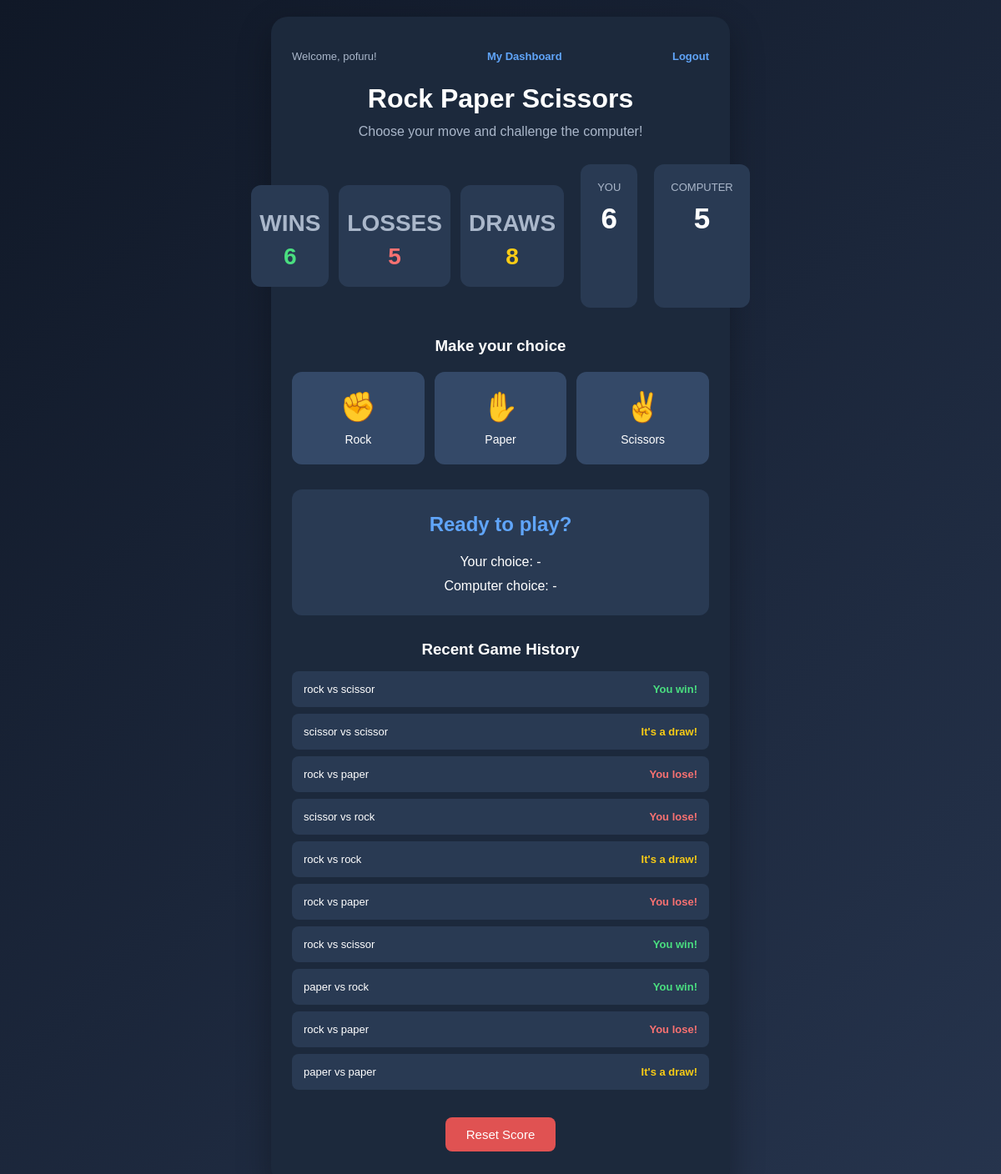
Screenshot of / (signed in) with the database file from the repository.
### app.py (models this page shows)
class Player(db.Model):
    id = db.Column(db.Integer, primary_key=True)
    nickname = db.Column(
        db.String(50),
        nullable=False,
        default="Guest"
    )
    email = db.Column(
        db.String(120),
        unique=True,
        nullable=True
    )
    password_hash = db.Column(
        db.String(255),
        nullable=True
    )
    wins = db.Column(db.Integer, default=0, nullable=False)
    losses = db.Column(db.Integer, default=0, nullable=False)
    draws = db.Column(db.Integer, default=0, nullable=False)
    games = db.relationship(
        "Game",
        backref="player",
        lazy=True,
        cascade="all, delete-orphan"
    )

class Game(db.Model):
    id = db.Column(db.Integer, primary_key=True)
    player_id = db.Column(
        db.Integer,
        db.ForeignKey("player.id"),
        nullable=False
    )
    player_choice = db.Column(db.String(20), nullable=False)
    computer_choice = db.Column(db.String(20), nullable=False)
    outcome = db.Column(db.String(10), nullable=False)
    played_at = db.Column(
        db.DateTime,
        default=datetime.utcnow,
        nullable=False
    )

### app.py (the view)
@app.route("/")
@login_required
def home():
    player = db.session.get(
    Player,
    session["player_id"]
)
    return render_template(
        "index.html",
        player_score=player.wins,
        computer_score=player.losses,
        draw_score=player.draws,
        history=get_recent_history(player),
        nickname=player.nickname,
        logged_in=bool(player.email)
    )

### app.py (called while the page is built, shortened)
def login_required(view):
    @wraps(view)
    def wrapped_view(*args, **kwargs):
        player_id = session.get("player_id")
        player = (
            db.session.get(Player, player_id)
            if player_id else None
        )
        return view(*args, **kwargs)
    return wrapped_view

def get_recent_history(player):
    recent_games = (
        Game.query
        .filter_by(player_id=player.id)
        .order_by(Game.played_at.desc(), Game.id.desc())
        .limit(10)
        .all()
    )
    return [
        {
            "user": game.player_choice,
            "computer": game.computer_choice,
            "result": {
                "win": "You win!",
                "lose": "You lose!",
                "draw": "It's a draw!"
            }[game.outcome],
            "outcome": game.outcome
        }
        for game in recent_games
    ]

### templates/index.html (shortened to what this page needs)
<!DOCTYPE html>
<html lang="en">
<head>
    <link rel="stylesheet"
          href="{{ url_for('static', filename='style.css') }}">
</head>
<body>
    <main class="game-container">
        <div class="account-bar">
            <span>
                Welcome, {{ nickname }}!
            </span>
            {% if logged_in %}
            <a href="{{ url_for('dashboard') }}">My Dashboard</a>
            <a href="{{ url_for('logout') }}">Logout</a>
            {% else %}
                <a href="{{ url_for('login') }}">Login</a>
            {% endif %}
        </div>
        <h1>Rock Paper Scissors</h1>
        <p class="subtitle">
            Choose your move and challenge the computer!
        </p>
        <section class="scoreboard">
            <section class="statistics">
                <div class="stat-card">
                    <p>WINS</p>
                    <h2 id="wins">{{ player_score }}</h2>
                </div>
                <div class="stat-card">
                    <p>LOSSES</p>
                    <h2 id="losses">{{ computer_score }}</h2>
                </div>
                <div class="stat-card">
                    <p>DRAWS</p>
                    <h2 id="draws">{{ draw_score }}</h2>
                </div>
            </section>
            <div class="score">
                <p>YOU</p>
                <h2 id="player-score">{{ player_score }}</h2>
            </div>
            <div class="score">
                <p>COMPUTER</p>
                <h2 id="computer-score">{{ computer_score }}</h2>
            </div>
        </section>
        <h3>Make your choice</h3>
        <div class="choices">
            <button type="button" data-choice="rock">
                ✊
                <span>Rock</span>
            </button>
            <button type="button" data-choice="paper">
                ✋
                <span>Paper</span>
            </button>
            <button type="button" data-choice="scissor">
                ✌️
                <span>Scissors</span>
            </button>
        </div>
        <section class="result" id="result" aria-live="polite">
            <h2 id="result-title">Ready to play?</h2>
            <p id="player-choice">Your choice: -</p>
            <p id="computer-choice">Computer choice: -</p>
        </section>
        <section class="history-section">
            <h3>Recent Game History</h3>
            <ul id="history-list">
                {% for round in history %}
                <li class="{{ round.outcome }}">
                    <span>
                        {{ round.user }} vs {{ round.computer }}
                    </span>
                    <strong>{{ round.result }}</strong>
                </li>
                {% else %}
                <li id="empty-history">
                    No games played yet.
                </li>
                {% endfor %}
            </ul>
        </section>
        <button type="button" class="reset" id="reset-button">
            Reset Score
        </button>
    </main>
</body>
</html>

### static/style.css (style rules this page uses)
* { margin: 0; padding: 0; box-sizing: border-box; }
body { font-family: Arial, sans-serif; background: linear-gradient(135deg, #101827, #26344d); min-height: 100vh; display: flex; justify-content: center; align-items: center; color: white; padding: 20px; }
.game-container { background: #1c293c; width: 100%; max-width: 550px; padding: 40px 25px; border-radius: 20px; text-align: center; box-shadow: 0 15px 40px rgba(0, 0, 0, 0.3); }
h1 { font-size: 32px; margin-bottom: 12px; }
.subtitle { color: #aab7ca; margin-bottom: 30px; }
.scoreboard { display: flex; justify-content: center; gap: 20px; margin-bottom: 35px; }
.score { background: #293a53; padding: 20px; border-radius: 12px; flex: 1; }
.score p { color: #aab7ca; font-size: 13px; }
.score h2 { font-size: 35px; margin-top: 10px; }
h3 { margin-bottom: 20px; }
.choices { display: flex; justify-content: center; gap: 12px; }
.choices button { background: #344968; color: white; border: 2px solid transparent; padding: 20px 12px; border-radius: 12px; font-size: 35px; cursor: pointer; flex: 1; transition: 0.2s; }
.choices span { display: block; font-size: 14px; margin-top: 10px; }
.result { background: #293a53; padding: 20px; margin-top: 30px; border-radius: 12px; line-height: 1.8; }
.result h2 { color: #60a5fa; margin-bottom: 10px; }
.reset { margin-top: 25px; padding: 12px 25px; border: none; border-radius: 8px; background: #e05252; color: white; font-size: 15px; cursor: pointer; }
.result { min-height: 130px; }
.result h2 { color: #60a5fa; }
.statistics { display: grid; grid-template-columns: repeat(3, 1fr); gap: 12px; margin: 25px 0; }
.stat-card { background: #293a53; padding: 18px 10px; border-radius: 12px; }
.stat-card p { color: #aab7ca; font-size: 12px; font-weight: bold; }
.stat-card h2 { font-size: 28px; margin-top: 8px; }
.stat-card:nth-child(1) h2 { color: #4ade80; }
.stat-card:nth-child(2) h2 { color: #f87171; }
.stat-card:nth-child(3) h2 { color: #facc15; }
.history-section { margin-top: 30px; text-align: left; }
.history-section h3 { text-align: center; margin-bottom: 15px; }
.history-section ul { list-style: none; padding: 0; }
.history-section li { display: flex; justify-content: space-between; align-items: center; gap: 10px; padding: 14px; margin-bottom: 8px; background: #293a53; border-radius: 8px; font-size: 13px; }
.history-section li.win strong { color: #4ade80; }
.history-section li.lose strong { color: #f87171; }
.history-section li.draw strong { color: #facc15; }
.account-bar { display: flex; justify-content: space-between; align-items: center; gap: 10px; margin-bottom: 25px; font-size: 13px; color: #aab7ca; }
.account-bar a { color: #60a5fa; text-decoration: none; font-weight: bold; }
.stat-card { background: #293a53; padding: 20px 10px; border-radius: 12px; }
.stat-card p { font-size: 28px; font-weight: bold; margin-top: 10px; }

### rows the page displays
Player: nickname "pofuru"
Game: user "rock", computer "scissor", result "You win!"
Game: user "scissor", computer "scissor", result "It's a draw!"
Game: user "rock", computer "paper", result "You lose!"
Game: user "scissor", computer "rock", result "You lose!"
Game: user "rock", computer "rock", result "It's a draw!"
Game: user "rock", computer "paper", result "You lose!"
Game: user "rock", computer "scissor", result "You win!"
Game: user "paper", computer "rock", result "You win!"
Game: user "rock", computer "paper", result "You lose!"
Game: user "paper", computer "paper", result "It's a draw!"

### other values shown
{{ player_score }} "6"
{{ computer_score }} "5"
{{ draw_score }} "8"
